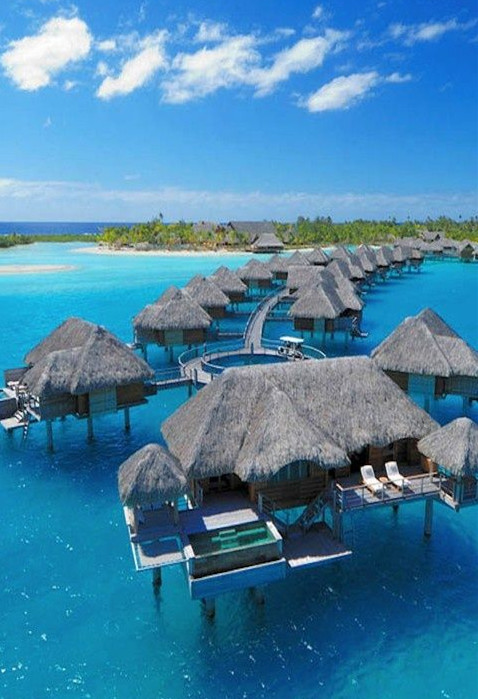
#> input picture OpenCV3-Intro-Book-Exercise/images/DrawRect.jpg, 478 x 699 px, found by its file name; its folder holds 8 pictures in this run
$ python exercise_8.py   (older library calls are emulated)
#> lines starting #> are read from the running program, lines starting #| are printed output that depends on the picture; after the words box and inside, x2 and y2 are one past the last pixel; in counts of white or black regions, pixels touching at a corner belong together
import cv2 as cv
import numpy as np
import random
import pandas as pd

img_path = 'D:/Documents/images/'


# [49 lines left out: functions contours, hull, not called in this run]


def drawRect():
    cv.namedWindow('srcImg', cv.WINDOW_AUTOSIZE)
    srcImg = cv.imread(img_path + 'DrawRect.jpg')
#> srcImg is the input picture: shape (699, 478, 3); mean B, G, R 166.1, 131, 70.6
    cv.imshow('srcImg', srcImg)

    grayImg = cv.cvtColor(srcImg, cv.COLOR_BGR2GRAY)
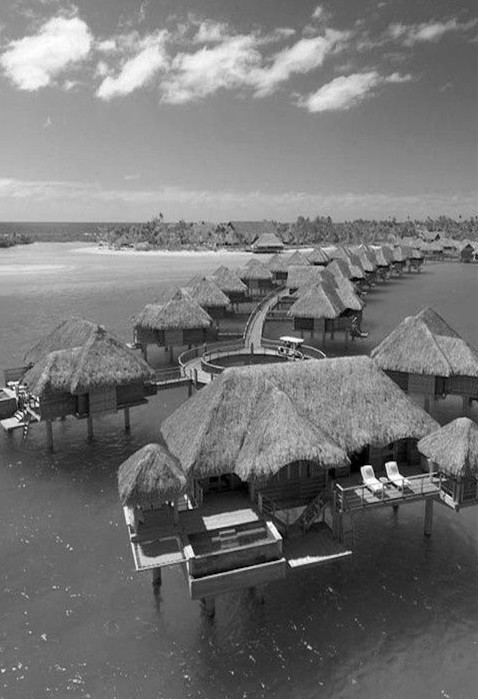
#> grayImg: shape (699, 478); min 0, max 255, mean 117
    grayImg = cv.blur(grayImg, (3, 3))

    type1 = 0

    def on_ValChg(iVal):
        # 阈值二值化
#> called with iVal = 50
        retv, dstImg = cv.threshold(grayImg, iVal, 255, cv.THRESH_BINARY)
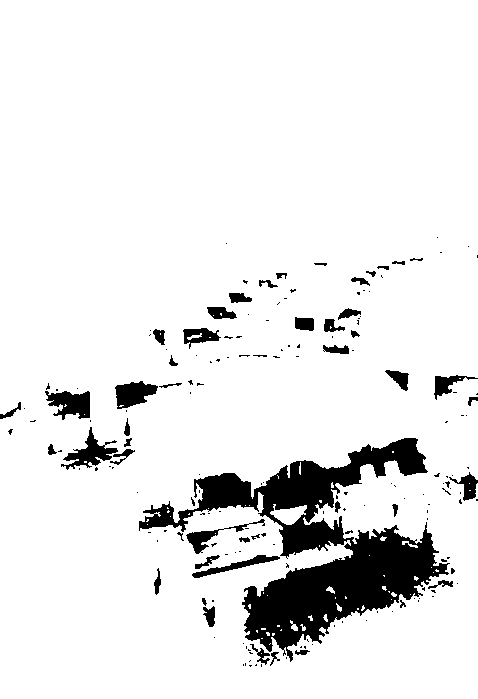
#> dstImg: shape (699, 478); 91% white; 181 black regions (132 under 20 px)
#> retv = 50
        cv.imshow('ThresImg', dstImg)
        # 寻找轮廓
        tmpImg, contours, hiery = cv.findContours(dstImg, cv.RETR_TREE, cv.CHAIN_APPROX_SIMPLE)
#> contours = 267 contours, 198 with area under 20; largest, box (x1, y1, x2, y2) and area: (0, 0, 478, 699) 331916, (138, 437, 451, 663) 23490, (44, 390, 91, 421) 947, (60, 426, 119, 471) 942, (114, 380, 159, 410) 830

        # 查找外部矩形、圆
        poly_array = []
        rect_array = []
        circle_array = []
        for tmp in contours:
            poly_array.append(cv.approxPolyDP(tmp, 3, True))
            rect_array.append(cv.boundingRect(tmp))
            circle_array.append(cv.minEnclosingCircle(tmp))
#> this loop made 267 passes
#> tmp on passes 1 to 3: [[469, 490], [470, 490]], [[469, 483]], [[459, 378], [460, 378]]
#> after the loop, circle_array = 267 items; poly_array = 267 contours, 222 with area under 20; largest, box (x1, y1, x2, y2) and area: (0, 0, 478, 699) 332026, (138, 437, 450, 663) 23216, (60, 426, 119, 471) 907, (44, 390, 91, 421) 864, (116, 380, 159, 409) 793; rect_array = 267 items, first 6: (469, 490, 2, 1), (469, 483, 1, 1), (459, 378, 2, 1), (0, 0, 478, 699), (248, 664, 5, 4), (260, 663, 3, 5)
        # 绘制图形
        outimg = np.zeros((dstImg.shape[0], dstImg.shape[1], 3))
        for j in range(len(contours)):
            color = (random.randint(0, 255), random.randint(0, 255), random.randint(0, 255))
            if (type1 == 1):
                # 绘制多边形
                cv.drawContours(outimg, poly_array, j, color, 1, 8)
            elif (type1 == 2):
                # 绘制矩形
                cv.rectangle(outimg, (rect_array[j][0], rect_array[j][1]),
                             (rect_array[j][2] + rect_array[j][0], rect_array[j][3] + rect_array[j][1]), color, 2, 8)
            else:
                # 绘制圆 (圆心，半径)
                cv.circle(outimg, ((int)(circle_array[j][0][0]), (int)(circle_array[j][0][1])),
                          (int)(circle_array[j][1]), color, 3, 8)
#> this loop made 267 passes
#> color on passes 1 to 3: (197, 215, 20), (132, 248, 207), (155, 244, 183)
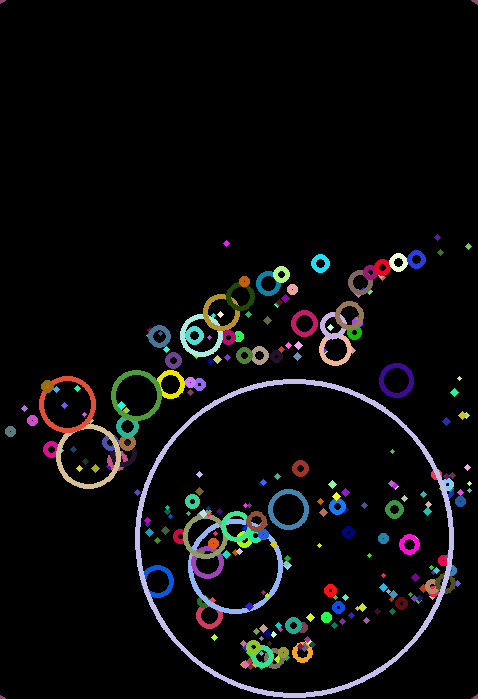
#> outimg: shape (699, 478, 3) float64; mean of channels 0, 1, 2 12, 11.3, 11.6; drawn as B, G, R

        cv.imshow('DstImg', outimg)
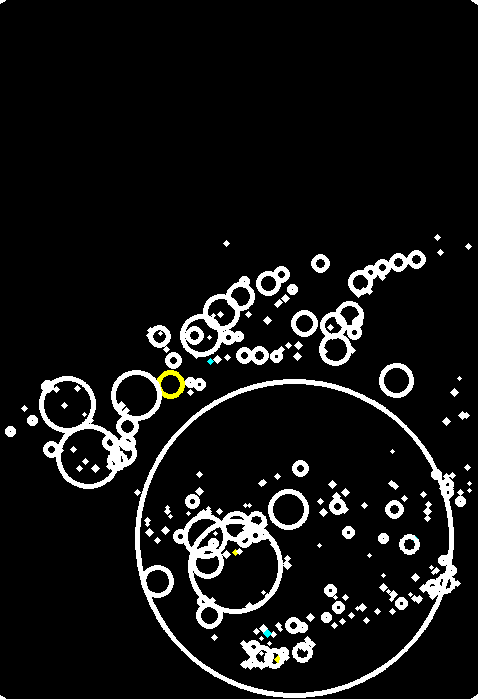
#> window 'DstImg': shape (699, 478, 3); mean B, G, R 20.5, 20.8, 20.7

    cv.createTrackbar('ThresHold Value:', 'srcImg', 50, 255, on_ValChg)

    on_ValChg(50)

    while (True):
        c = cv.waitKey(0)
#> (key q is pressed here)
        if (c == ord('1')):
            type1 = 1
        elif (c == ord('2')):
            type1 = 2
        elif (c == ord('3')):
            type1 = 3
        else:
            break
    cv.destroyAllWindows()


# [166 lines left out: functions hu, watersheds, inpaint_demo, not called in this run]


if __name__ == '__main__':
    drawRect()
